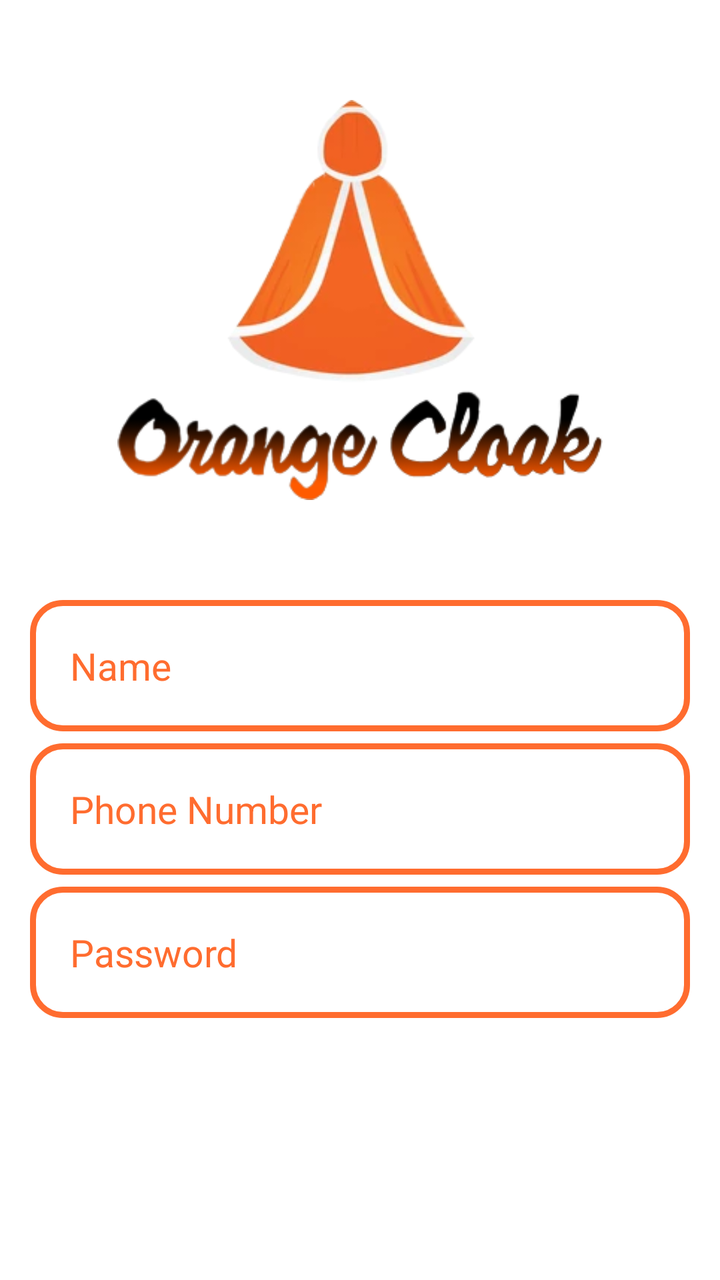
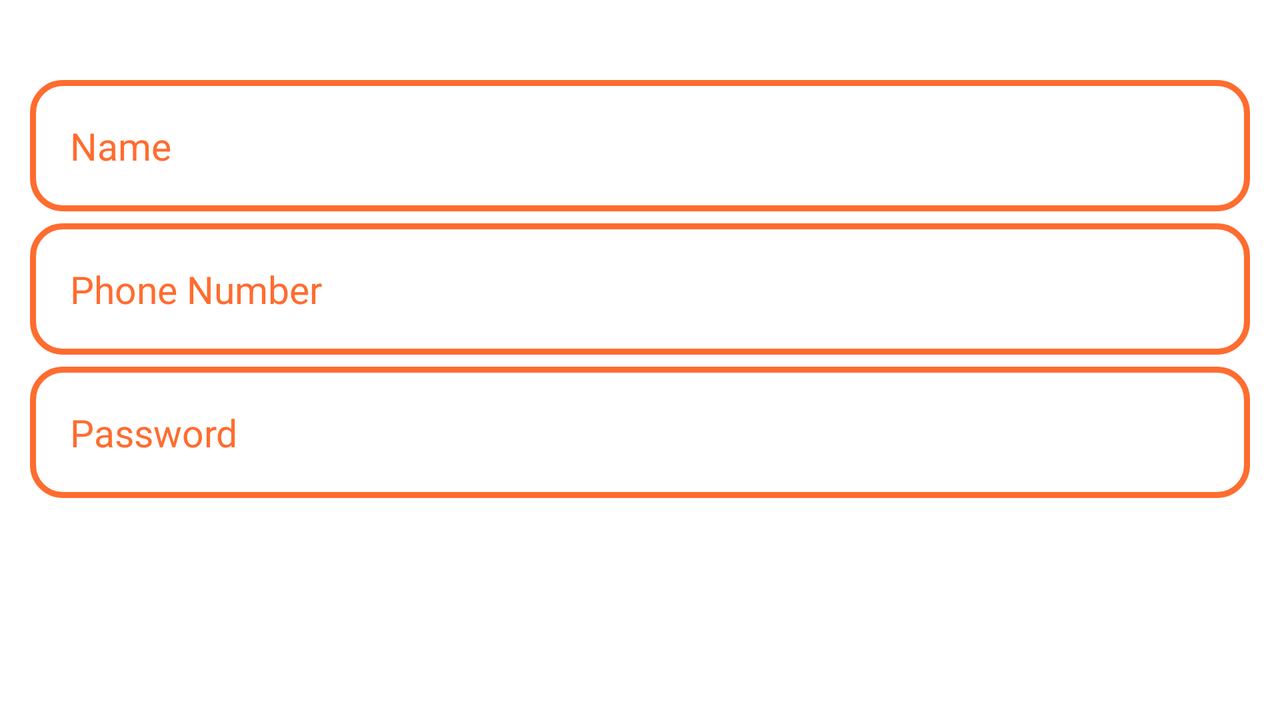

One screen, two layout resources from the same app: the default and the repository's alternative for another configuration. Each is rendered where Android would select it; the XML of both is given below.
<!-- AndroidManifest.xml: application theme Theme.ECommerce -->
<!-- res/layout/activity_register.xml -->
<?xml version="1.0" encoding="utf-8"?>
<RelativeLayout xmlns:android="http://schemas.android.com/apk/res/android"
    xmlns:app="http://schemas.android.com/apk/res-auto"
    xmlns:tools="http://schemas.android.com/tools"
    android:layout_width="match_parent"
    android:layout_height="match_parent"
    android:background="@android:color/white"
    tools:context=".RegisterActivity">


    <ImageView
        android:id="@+id/register_applogo"
        android:layout_width="300dp"
        android:layout_height="200dp"
        android:src="@drawable/applogo"
        android:layout_centerHorizontal="true"
        android:layout_marginTop="50dp"
        android:layout_marginBottom="50dp"
        />

    <EditText
        android:id="@+id/register_username_input"
        android:layout_width="match_parent"
        android:layout_height="wrap_content"
        android:layout_below="@+id/register_applogo"
        android:background="@drawable/input_design"
        android:padding="20dp"
        android:layout_marginLeft="15dp"
        android:layout_marginRight="15dp"
        android:hint="Name"
        android:inputType="number"
        android:textColor="@color/orange"
        android:textColorHint="@color/orange"
        android:textSize="19sp"
        />
    <EditText
        android:id="@+id/register_phone_number_input"
        android:layout_width="match_parent"
        android:layout_height="wrap_content"
        android:layout_below="@+id/register_username_input"
        android:background="@drawable/input_design"
        android:padding="20dp"
        android:layout_marginTop="6dp"
        android:layout_marginLeft="15dp"
        android:layout_marginRight="15dp"
        android:hint="Phone Number"
        android:inputType="number"
        android:textColor="@color/orange"
        android:textColorHint="@color/orange"
        android:textSize="19sp"
        />


    <EditText
        android:id="@+id/register_password_input"
        android:layout_width="match_parent"
        android:layout_height="wrap_content"
        android:layout_below="@+id/register_phone_number_input"
        android:background="@drawable/input_design"
        android:padding="20dp"
        android:layout_marginLeft="15dp"
        android:layout_marginRight="15dp"
        android:layout_marginTop="6dp"
        android:hint="Password"
        android:inputType="textPassword"
        android:textColor="@color/orange"
        android:textColorHint="@color/orange"
        android:textSize="19sp"
        />


    <Button
        android:id="@+id/register_btn"
        android:layout_width="match_parent"
        android:layout_height="wrap_content"
        android:layout_below="@+id/register_password_input"
        android:layout_marginTop="35dp"
        android:layout_marginLeft="15dp"
        android:layout_marginRight="15dp"
        android:background="@drawable/buttons"
        android:padding="17dp"
        android:textAllCaps="false"
        android:textSize="18sp"
        android:text="Create account"
        android:textColor="@android:color/white"
        />


</RelativeLayout>
<!-- resources referenced by this layout -->
<resources>
  <color name="orange">#FF6C2F</color>
  <!-- drawable applogo: png bitmap (drawable, 52487 bytes) -->
  <!-- drawable input_design (drawable) -->
  <?xml version="1.0" encoding="utf-8"?>
  <shape xmlns:android="http://schemas.android.com/apk/res/android">
  
      <stroke
          android:width="3dp"
          android:color="@color/orange" />
  
      <corners android:radius="15dp" />
  </shape>
  <style name="Theme.ECommerce" parent="Theme.AppCompat.Light.NoActionBar">
          
          <item name="colorPrimary">@color/orange</item>
          <item name="colorPrimaryVariant">@color/orange_dark</item>
          <item name="colorOnPrimary">@color/white</item>
          
          <item name="colorSecondary">@color/teal_200</item>
          <item name="colorSecondaryVariant">@color/orange</item>
          <item name="colorOnSecondary">@color/black</item>
          
          <item name="android:statusBarColor" tools:targetApi="l">?attr/colorPrimaryVariant</item>
          
      </style>
  <color name="orange_dark">#ab3200</color>
  <color name="white">#FFFFFFFF</color>
  <color name="teal_200">#FF03DAC5</color>
  <color name="black">#FF000000</color>
</resources>
<!-- res/layout-land/activity_register.xml (the repository's variant of the layout above) -->
<!-- drawn on the phone turned sideways -->
<?xml version="1.0" encoding="utf-8"?>
<RelativeLayout xmlns:android="http://schemas.android.com/apk/res/android"
    xmlns:app="http://schemas.android.com/apk/res-auto"
    xmlns:tools="http://schemas.android.com/tools"
    android:layout_width="match_parent"
    android:layout_height="match_parent"
    android:background="@android:color/white"
    tools:context=".RegisterActivity">


    <EditText
        android:id="@+id/register_username_input"
        android:layout_width="match_parent"
        android:layout_height="wrap_content"
        android:layout_below="@+id/register_applogo"
        android:background="@drawable/input_design"
        android:padding="20dp"
        android:layout_marginTop="40dp"
        android:layout_marginLeft="15dp"
        android:layout_marginRight="15dp"
        android:hint="Name"
        android:inputType="text"
        android:textColor="@color/orange"
        android:textColorHint="@color/orange"
        android:textSize="19sp"
        />
    <EditText
        android:id="@+id/register_phone_number_input"
        android:layout_width="match_parent"
        android:layout_height="wrap_content"
        android:layout_below="@+id/register_username_input"
        android:background="@drawable/input_design"
        android:padding="20dp"
        android:layout_marginTop="6dp"
        android:layout_marginLeft="15dp"
        android:layout_marginRight="15dp"
        android:hint="Phone Number"
        android:inputType="number"
        android:textColor="@color/orange"
        android:textColorHint="@color/orange"
        android:textSize="19sp"
        />


    <EditText
        android:id="@+id/register_password_input"
        android:layout_width="match_parent"
        android:layout_height="wrap_content"
        android:layout_below="@+id/register_phone_number_input"
        android:background="@drawable/input_design"
        android:padding="20dp"
        android:layout_marginLeft="15dp"
        android:layout_marginRight="15dp"
        android:layout_marginTop="6dp"
        android:hint="Password"
        android:inputType="textPassword"
        android:textColor="@color/orange"
        android:textColorHint="@color/orange"
        android:textSize="19sp"
        />


    <Button
        android:id="@+id/register_btn"
        android:layout_width="match_parent"
        android:layout_height="wrap_content"
        android:layout_below="@+id/register_password_input"
        android:layout_marginTop="35dp"
        android:layout_marginLeft="15dp"
        android:layout_marginRight="15dp"
        android:background="@drawable/buttons"
        android:padding="17dp"
        android:textAllCaps="false"
        android:textSize="18sp"
        android:text="Create account"
        android:textColor="@android:color/white"
        />


</RelativeLayout>
<!-- resources referenced by the variant -->
<!-- as the phone turned sideways resolves them -->
<resources>
  <color name="orange">#FF6C2F</color>
  <!-- drawable input_design (drawable) -->
  <?xml version="1.0" encoding="utf-8"?>
  <shape xmlns:android="http://schemas.android.com/apk/res/android">
  
      <stroke
          android:width="3dp"
          android:color="@color/orange" />
  
      <corners android:radius="15dp" />
  </shape>
  <style name="Theme.ECommerce" parent="Theme.AppCompat.Light.NoActionBar">
          
          <item name="colorPrimary">@color/orange</item>
          <item name="colorPrimaryVariant">@color/orange_dark</item>
          <item name="colorOnPrimary">@color/white</item>
          
          <item name="colorSecondary">@color/teal_200</item>
          <item name="colorSecondaryVariant">@color/orange</item>
          <item name="colorOnSecondary">@color/black</item>
          
          <item name="android:statusBarColor" tools:targetApi="l">?attr/colorPrimaryVariant</item>
          
      </style>
  <color name="orange_dark">#ab3200</color>
  <color name="white">#FFFFFFFF</color>
  <color name="teal_200">#FF03DAC5</color>
  <color name="black">#FF000000</color>
</resources>
